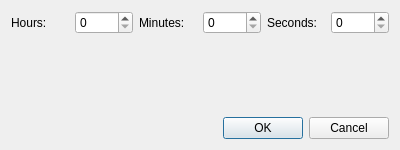
<?xml version="1.0" encoding="UTF-8"?>
<ui version="4.0">
 <class>SetPlayTimeDialog</class>
 <widget class="QDialog" name="SetPlayTimeDialog">
  <property name="geometry">
   <rect>
    <x>0</x>
    <y>0</y>
    <width>400</width>
    <height>150</height>
   </rect>
  </property>
  <property name="windowTitle">
   <string>Set Play Time Data</string>
  </property>
  <property name="modal">
   <bool>true</bool>
  </property>
  <layout class="QVBoxLayout" name="verticalLayout">
   <item>
    <layout class="QHBoxLayout" name="inputLayout">
     <item>
      <widget class="QLabel" name="labelHours">
       <property name="text">
        <string>Hours:</string>
       </property>
      </widget>
     </item>
     <item>
      <widget class="QSpinBox" name="hoursSpinBox">
       <property name="maximum">
        <number>9999</number>
       </property>
      </widget>
     </item>
     <item>
      <widget class="QLabel" name="labelMinutes">
       <property name="text">
        <string>Minutes:</string>
       </property>
      </widget>
     </item>
     <item>
      <widget class="QSpinBox" name="minutesSpinBox">
       <property name="maximum">
        <number>59</number>
       </property>
      </widget>
     </item>
     <item>
      <widget class="QLabel" name="labelSeconds">
       <property name="text">
        <string>Seconds:</string>
       </property>
      </widget>
     </item>
     <item>
      <widget class="QSpinBox" name="secondsSpinBox">
       <property name="maximum">
        <number>59</number>
       </property>
      </widget>
     </item>
    </layout>
   </item>
   <item>
    <widget class="QLabel" name="errorLabel">
     <property name="styleSheet">
      <string notr="true">QLabel { color : red; }</string>
     </property>
     <property name="text">
      <string/>
     </property>
     <property name="visible">
      <bool>false</bool>
     </property>
    </widget>
   </item>
   <item>
    <widget class="QDialogButtonBox" name="buttonBox">
     <property name="standardButtons">
      <set>QDialogButtonBox::Cancel|QDialogButtonBox::Ok</set>
     </property>
    </widget>
   </item>
  </layout>
 </widget>
 <resources/>
 <connections>
  <connection>
   <sender>buttonBox</sender>
   <signal>accepted()</signal>
   <receiver>SetPlayTimeDialog</receiver>
   <slot>accept()</slot>
   <hints>
    <hint type="sourcelabel">
     <x>199</x>
     <y>129</y>
    </hint>
    <hint type="destinationlabel">
     <x>199</x>
     <y>74</y>
    </hint>
   </hints>
  </connection>
  <connection>
   <sender>buttonBox</sender>
   <signal>rejected()</signal>
   <receiver>SetPlayTimeDialog</receiver>
   <slot>reject()</slot>
   <hints>
    <hint type="sourcelabel">
     <x>199</x>
     <y>129</y>
    </hint>
    <hint type="destinationlabel">
     <x>199</x>
     <y>74</y>
    </hint>
   </hints>
  </connection>
 </connections>
</ui>
